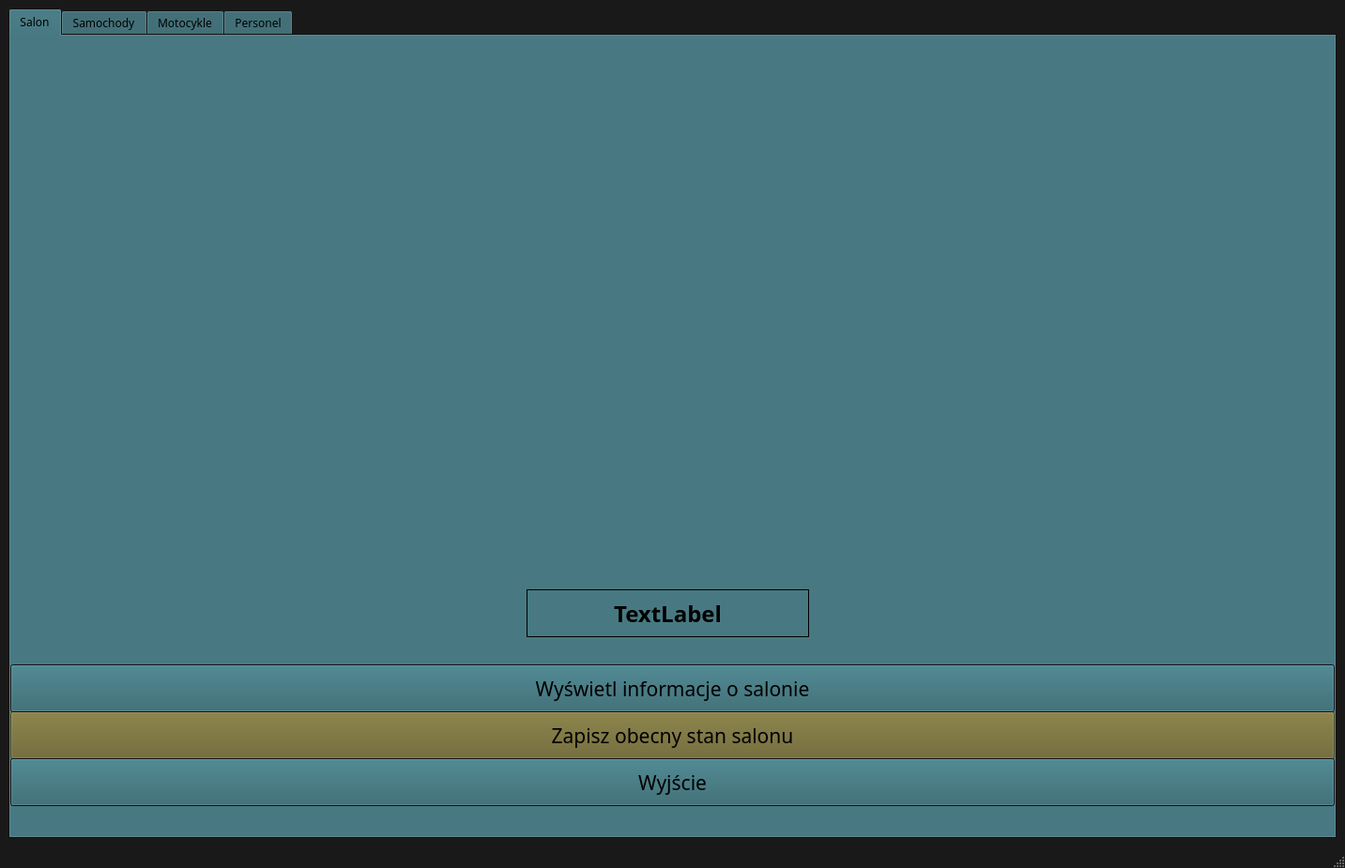
<?xml version="1.0" encoding="UTF-8"?>
<ui version="4.0">
 <class>MainWindow</class>
 <widget class="QMainWindow" name="MainWindow">
  <property name="geometry">
   <rect>
    <x>0</x>
    <y>0</y>
    <width>1433</width>
    <height>925</height>
   </rect>
  </property>
  <property name="maximumSize">
   <size>
    <width>1920</width>
    <height>1080</height>
   </size>
  </property>
  <property name="palette">
   <palette>
    <active>
     <colorrole role="Button">
      <brush brushstyle="SolidPattern">
       <color alpha="255">
        <red>43</red>
        <green>98</green>
        <blue>108</blue>
       </color>
      </brush>
     </colorrole>
     <colorrole role="Light">
      <brush brushstyle="SolidPattern">
       <color alpha="255">
        <red>32</red>
        <green>79</green>
        <blue>89</blue>
       </color>
      </brush>
     </colorrole>
     <colorrole role="Midlight">
      <brush brushstyle="SolidPattern">
       <color alpha="255">
        <red>24</red>
        <green>63</green>
        <blue>72</blue>
       </color>
      </brush>
     </colorrole>
     <colorrole role="Base">
      <brush brushstyle="SolidPattern">
       <color alpha="255">
        <red>25</red>
        <green>25</green>
        <blue>25</blue>
       </color>
      </brush>
     </colorrole>
     <colorrole role="Window">
      <brush brushstyle="SolidPattern">
       <color alpha="255">
        <red>25</red>
        <green>25</green>
        <blue>25</blue>
       </color>
      </brush>
     </colorrole>
    </active>
    <inactive>
     <colorrole role="Button">
      <brush brushstyle="SolidPattern">
       <color alpha="255">
        <red>43</red>
        <green>98</green>
        <blue>108</blue>
       </color>
      </brush>
     </colorrole>
     <colorrole role="Light">
      <brush brushstyle="SolidPattern">
       <color alpha="255">
        <red>32</red>
        <green>79</green>
        <blue>89</blue>
       </color>
      </brush>
     </colorrole>
     <colorrole role="Midlight">
      <brush brushstyle="SolidPattern">
       <color alpha="255">
        <red>24</red>
        <green>63</green>
        <blue>72</blue>
       </color>
      </brush>
     </colorrole>
     <colorrole role="Base">
      <brush brushstyle="SolidPattern">
       <color alpha="255">
        <red>25</red>
        <green>25</green>
        <blue>25</blue>
       </color>
      </brush>
     </colorrole>
     <colorrole role="Window">
      <brush brushstyle="SolidPattern">
       <color alpha="255">
        <red>25</red>
        <green>25</green>
        <blue>25</blue>
       </color>
      </brush>
     </colorrole>
    </inactive>
    <disabled>
     <colorrole role="Button">
      <brush brushstyle="SolidPattern">
       <color alpha="255">
        <red>43</red>
        <green>98</green>
        <blue>108</blue>
       </color>
      </brush>
     </colorrole>
     <colorrole role="Light">
      <brush brushstyle="SolidPattern">
       <color alpha="255">
        <red>32</red>
        <green>79</green>
        <blue>89</blue>
       </color>
      </brush>
     </colorrole>
     <colorrole role="Midlight">
      <brush brushstyle="SolidPattern">
       <color alpha="255">
        <red>24</red>
        <green>63</green>
        <blue>72</blue>
       </color>
      </brush>
     </colorrole>
     <colorrole role="Base">
      <brush brushstyle="SolidPattern">
       <color alpha="255">
        <red>25</red>
        <green>25</green>
        <blue>25</blue>
       </color>
      </brush>
     </colorrole>
     <colorrole role="Window">
      <brush brushstyle="SolidPattern">
       <color alpha="255">
        <red>25</red>
        <green>25</green>
        <blue>25</blue>
       </color>
      </brush>
     </colorrole>
    </disabled>
   </palette>
  </property>
  <property name="font">
   <font>
    <family>Avenir Next</family>
   </font>
  </property>
  <property name="windowTitle">
   <string>BMW Dealer Manager</string>
  </property>
  <property name="autoFillBackground">
   <bool>true</bool>
  </property>
  <widget class="QWidget" name="centralwidget">
   <layout class="QGridLayout" name="gridLayout">
    <item row="0" column="0">
     <layout class="QVBoxLayout" name="verticalLayout_2">
      <item>
       <widget class="QTabWidget" name="tabWidget">
        <property name="palette">
         <palette>
          <active>
           <colorrole role="Highlight">
            <brush brushstyle="SolidPattern">
             <color alpha="171">
              <red>28</red>
              <green>114</green>
              <blue>202</blue>
             </color>
            </brush>
           </colorrole>
          </active>
          <inactive>
           <colorrole role="Highlight">
            <brush brushstyle="SolidPattern">
             <color alpha="171">
              <red>28</red>
              <green>114</green>
              <blue>202</blue>
             </color>
            </brush>
           </colorrole>
          </inactive>
          <disabled>
           <colorrole role="Highlight">
            <brush brushstyle="SolidPattern">
             <color alpha="170">
              <red>31</red>
              <green>117</green>
              <blue>204</blue>
             </color>
            </brush>
           </colorrole>
          </disabled>
         </palette>
        </property>
        <property name="font">
         <font>
          <family>Avenir Next</family>
         </font>
        </property>
        <property name="tabPosition">
         <enum>QTabWidget::North</enum>
        </property>
        <property name="tabShape">
         <enum>QTabWidget::Rounded</enum>
        </property>
        <property name="currentIndex">
         <number>0</number>
        </property>
        <property name="iconSize">
         <size>
          <width>18</width>
          <height>18</height>
         </size>
        </property>
        <property name="elideMode">
         <enum>Qt::ElideMiddle</enum>
        </property>
        <property name="movable">
         <bool>false</bool>
        </property>
        <widget class="QWidget" name="tab_5">
         <attribute name="title">
          <string>Salon</string>
         </attribute>
         <widget class="QPushButton" name="Savetofile">
          <property name="geometry">
           <rect>
            <x>0</x>
            <y>720</y>
            <width>1411</width>
            <height>51</height>
           </rect>
          </property>
          <property name="palette">
           <palette>
            <active>
             <colorrole role="Button">
              <brush brushstyle="SolidPattern">
               <color alpha="255">
                <red>104</red>
                <green>96</green>
                <blue>40</blue>
               </color>
              </brush>
             </colorrole>
             <colorrole role="Base">
              <brush brushstyle="SolidPattern">
               <color alpha="255">
                <red>104</red>
                <green>96</green>
                <blue>40</blue>
               </color>
              </brush>
             </colorrole>
             <colorrole role="Window">
              <brush brushstyle="SolidPattern">
               <color alpha="255">
                <red>104</red>
                <green>96</green>
                <blue>40</blue>
               </color>
              </brush>
             </colorrole>
             <colorrole role="Highlight">
              <brush brushstyle="SolidPattern">
               <color alpha="255">
                <red>25</red>
                <green>25</green>
                <blue>25</blue>
               </color>
              </brush>
             </colorrole>
             <colorrole role="AlternateBase">
              <brush brushstyle="SolidPattern">
               <color alpha="255">
                <red>0</red>
                <green>0</green>
                <blue>255</blue>
               </color>
              </brush>
             </colorrole>
             <colorrole role="NoRole">
              <brush brushstyle="SolidPattern">
               <color alpha="255">
                <red>33</red>
                <green>255</green>
                <blue>6</blue>
               </color>
              </brush>
             </colorrole>
            </active>
            <inactive>
             <colorrole role="Button">
              <brush brushstyle="SolidPattern">
               <color alpha="255">
                <red>104</red>
                <green>96</green>
                <blue>40</blue>
               </color>
              </brush>
             </colorrole>
             <colorrole role="Base">
              <brush brushstyle="SolidPattern">
               <color alpha="255">
                <red>104</red>
                <green>96</green>
                <blue>40</blue>
               </color>
              </brush>
             </colorrole>
             <colorrole role="Window">
              <brush brushstyle="SolidPattern">
               <color alpha="255">
                <red>104</red>
                <green>96</green>
                <blue>40</blue>
               </color>
              </brush>
             </colorrole>
             <colorrole role="Highlight">
              <brush brushstyle="SolidPattern">
               <color alpha="255">
                <red>25</red>
                <green>25</green>
                <blue>25</blue>
               </color>
              </brush>
             </colorrole>
             <colorrole role="AlternateBase">
              <brush brushstyle="SolidPattern">
               <color alpha="255">
                <red>0</red>
                <green>0</green>
                <blue>255</blue>
               </color>
              </brush>
             </colorrole>
             <colorrole role="NoRole">
              <brush brushstyle="SolidPattern">
               <color alpha="255">
                <red>33</red>
                <green>255</green>
                <blue>6</blue>
               </color>
              </brush>
             </colorrole>
            </inactive>
            <disabled>
             <colorrole role="Button">
              <brush brushstyle="SolidPattern">
               <color alpha="255">
                <red>104</red>
                <green>96</green>
                <blue>40</blue>
               </color>
              </brush>
             </colorrole>
             <colorrole role="Base">
              <brush brushstyle="SolidPattern">
               <color alpha="255">
                <red>104</red>
                <green>96</green>
                <blue>40</blue>
               </color>
              </brush>
             </colorrole>
             <colorrole role="Window">
              <brush brushstyle="SolidPattern">
               <color alpha="255">
                <red>104</red>
                <green>96</green>
                <blue>40</blue>
               </color>
              </brush>
             </colorrole>
             <colorrole role="Highlight">
              <brush brushstyle="SolidPattern">
               <color alpha="170">
                <red>31</red>
                <green>117</green>
                <blue>204</blue>
               </color>
              </brush>
             </colorrole>
             <colorrole role="AlternateBase">
              <brush brushstyle="SolidPattern">
               <color alpha="255">
                <red>0</red>
                <green>0</green>
                <blue>255</blue>
               </color>
              </brush>
             </colorrole>
             <colorrole role="NoRole">
              <brush brushstyle="SolidPattern">
               <color alpha="255">
                <red>33</red>
                <green>255</green>
                <blue>6</blue>
               </color>
              </brush>
             </colorrole>
            </disabled>
           </palette>
          </property>
          <property name="font">
           <font>
            <family>Avenir</family>
            <pointsize>16</pointsize>
           </font>
          </property>
          <property name="styleSheet">
           <string notr="true"/>
          </property>
          <property name="text">
           <string>Zapisz obecny stan salonu</string>
          </property>
         </widget>
         <widget class="QLabel" name="label_3">
          <property name="geometry">
           <rect>
            <x>10</x>
            <y>10</y>
            <width>1361</width>
            <height>551</height>
           </rect>
          </property>
          <property name="text">
           <string/>
          </property>
          <property name="pixmap">
           <pixmap resource="pics.qrc">:/Resources/image2.jpg</pixmap>
          </property>
          <property name="scaledContents">
           <bool>true</bool>
          </property>
         </widget>
         <widget class="QPushButton" name="Wyjscie">
          <property name="geometry">
           <rect>
            <x>0</x>
            <y>770</y>
            <width>1411</width>
            <height>51</height>
           </rect>
          </property>
          <property name="font">
           <font>
            <family>Avenir</family>
            <pointsize>16</pointsize>
           </font>
          </property>
          <property name="styleSheet">
           <string notr="true"/>
          </property>
          <property name="text">
           <string>Wyjście</string>
          </property>
         </widget>
         <widget class="QLabel" name="stanKontsa">
          <property name="geometry">
           <rect>
            <x>550</x>
            <y>590</y>
            <width>301</width>
            <height>51</height>
           </rect>
          </property>
          <property name="font">
           <font>
            <family>Avenir</family>
            <pointsize>18</pointsize>
            <weight>75</weight>
            <bold>true</bold>
           </font>
          </property>
          <property name="cursor">
           <cursorShape>ArrowCursor</cursorShape>
          </property>
          <property name="autoFillBackground">
           <bool>false</bool>
          </property>
          <property name="frameShape">
           <enum>QFrame::Box</enum>
          </property>
          <property name="frameShadow">
           <enum>QFrame::Plain</enum>
          </property>
          <property name="text">
           <string>TextLabel</string>
          </property>
          <property name="alignment">
           <set>Qt::AlignCenter</set>
          </property>
         </widget>
         <widget class="QPushButton" name="SalonInfo">
          <property name="geometry">
           <rect>
            <x>0</x>
            <y>670</y>
            <width>1411</width>
            <height>51</height>
           </rect>
          </property>
          <property name="font">
           <font>
            <family>Avenir</family>
            <pointsize>16</pointsize>
           </font>
          </property>
          <property name="styleSheet">
           <string notr="true"/>
          </property>
          <property name="text">
           <string>Wyświetl informacje o salonie</string>
          </property>
         </widget>
        </widget>
        <widget class="QWidget" name="tab_6">
         <attribute name="title">
          <string>Samochody</string>
         </attribute>
         <widget class="QPushButton" name="Sprzedaj_Auto">
          <property name="geometry">
           <rect>
            <x>0</x>
            <y>770</y>
            <width>1391</width>
            <height>51</height>
           </rect>
          </property>
          <property name="font">
           <font>
            <family>Avenir</family>
            <pointsize>15</pointsize>
           </font>
          </property>
          <property name="text">
           <string>Sprzedaj samochód</string>
          </property>
         </widget>
         <widget class="QPushButton" name="Posiadane_samochodu">
          <property name="geometry">
           <rect>
            <x>0</x>
            <y>670</y>
            <width>1391</width>
            <height>51</height>
           </rect>
          </property>
          <property name="font">
           <font>
            <family>Avenir</family>
            <pointsize>15</pointsize>
           </font>
          </property>
          <property name="text">
           <string>Posiadane samochody</string>
          </property>
         </widget>
         <widget class="QPushButton" name="Dodaj_samochod">
          <property name="geometry">
           <rect>
            <x>0</x>
            <y>720</y>
            <width>1391</width>
            <height>51</height>
           </rect>
          </property>
          <property name="font">
           <font>
            <family>Avenir</family>
            <pointsize>15</pointsize>
           </font>
          </property>
          <property name="text">
           <string>Kup Samochód</string>
          </property>
         </widget>
         <widget class="QLabel" name="label">
          <property name="geometry">
           <rect>
            <x>90</x>
            <y>10</y>
            <width>1201</width>
            <height>651</height>
           </rect>
          </property>
          <property name="text">
           <string/>
          </property>
          <property name="pixmap">
           <pixmap resource="pics.qrc">:/Resources/image3.jpg</pixmap>
          </property>
          <property name="scaledContents">
           <bool>true</bool>
          </property>
         </widget>
         <widget class="QLabel" name="stanKontsa_2">
          <property name="geometry">
           <rect>
            <x>980</x>
            <y>600</y>
            <width>301</width>
            <height>51</height>
           </rect>
          </property>
          <property name="font">
           <font>
            <family>Avenir</family>
            <pointsize>18</pointsize>
            <weight>50</weight>
            <bold>false</bold>
           </font>
          </property>
          <property name="cursor">
           <cursorShape>ArrowCursor</cursorShape>
          </property>
          <property name="autoFillBackground">
           <bool>false</bool>
          </property>
          <property name="styleSheet">
           <string notr="true">color: rgb(0, 0, 0);</string>
          </property>
          <property name="frameShape">
           <enum>QFrame::Box</enum>
          </property>
          <property name="frameShadow">
           <enum>QFrame::Plain</enum>
          </property>
          <property name="text">
           <string>TextLabel</string>
          </property>
          <property name="alignment">
           <set>Qt::AlignCenter</set>
          </property>
         </widget>
        </widget>
        <widget class="QWidget" name="tab_7">
         <attribute name="title">
          <string>Motocykle</string>
         </attribute>
         <widget class="QPushButton" name="Posiadane_motocykle">
          <property name="geometry">
           <rect>
            <x>0</x>
            <y>680</y>
            <width>1391</width>
            <height>41</height>
           </rect>
          </property>
          <property name="font">
           <font>
            <family>Avenir</family>
            <pointsize>15</pointsize>
           </font>
          </property>
          <property name="text">
           <string>Posiadane motocykle</string>
          </property>
         </widget>
         <widget class="QPushButton" name="pushButton">
          <property name="geometry">
           <rect>
            <x>0</x>
            <y>720</y>
            <width>1391</width>
            <height>41</height>
           </rect>
          </property>
          <property name="font">
           <font>
            <family>Avenir</family>
            <pointsize>15</pointsize>
           </font>
          </property>
          <property name="text">
           <string>Kup motocykl</string>
          </property>
         </widget>
         <widget class="QPushButton" name="SprzedajMotocykl">
          <property name="geometry">
           <rect>
            <x>0</x>
            <y>760</y>
            <width>1391</width>
            <height>41</height>
           </rect>
          </property>
          <property name="font">
           <font>
            <family>Avenir Next</family>
            <pointsize>15</pointsize>
           </font>
          </property>
          <property name="text">
           <string>Sprzedaj motocykl</string>
          </property>
         </widget>
         <widget class="QLabel" name="label_2">
          <property name="geometry">
           <rect>
            <x>130</x>
            <y>10</y>
            <width>1141</width>
            <height>661</height>
           </rect>
          </property>
          <property name="text">
           <string/>
          </property>
          <property name="pixmap">
           <pixmap resource="pics.qrc">:/Resources/image4.jpg</pixmap>
          </property>
          <property name="scaledContents">
           <bool>true</bool>
          </property>
         </widget>
         <widget class="QLabel" name="stanKontsa_3">
          <property name="geometry">
           <rect>
            <x>140</x>
            <y>610</y>
            <width>301</width>
            <height>51</height>
           </rect>
          </property>
          <property name="font">
           <font>
            <family>Avenir</family>
            <pointsize>18</pointsize>
            <weight>50</weight>
            <bold>false</bold>
           </font>
          </property>
          <property name="cursor">
           <cursorShape>ArrowCursor</cursorShape>
          </property>
          <property name="autoFillBackground">
           <bool>false</bool>
          </property>
          <property name="styleSheet">
           <string notr="true">color: rgb(0, 0, 0);</string>
          </property>
          <property name="frameShape">
           <enum>QFrame::Box</enum>
          </property>
          <property name="frameShadow">
           <enum>QFrame::Plain</enum>
          </property>
          <property name="text">
           <string>TextLabel</string>
          </property>
          <property name="alignment">
           <set>Qt::AlignCenter</set>
          </property>
         </widget>
        </widget>
        <widget class="QWidget" name="Personnel_tab">
         <attribute name="title">
          <string>Personel</string>
         </attribute>
         <widget class="QPushButton" name="Zatrudnieni_pracownicy">
          <property name="geometry">
           <rect>
            <x>10</x>
            <y>670</y>
            <width>1391</width>
            <height>51</height>
           </rect>
          </property>
          <property name="font">
           <font>
            <family>Avenir</family>
            <pointsize>15</pointsize>
           </font>
          </property>
          <property name="text">
           <string>Zatrudnieni pracownicy</string>
          </property>
         </widget>
         <widget class="QPushButton" name="Zatrudnij_nowego">
          <property name="geometry">
           <rect>
            <x>10</x>
            <y>720</y>
            <width>1391</width>
            <height>51</height>
           </rect>
          </property>
          <property name="font">
           <font>
            <family>Avenir</family>
            <pointsize>15</pointsize>
           </font>
          </property>
          <property name="text">
           <string>Zatrudnij nowego pracownika</string>
          </property>
         </widget>
         <widget class="QPushButton" name="Zwolnij_pracownika">
          <property name="geometry">
           <rect>
            <x>9</x>
            <y>771</y>
            <width>1391</width>
            <height>51</height>
           </rect>
          </property>
          <property name="font">
           <font>
            <family>Avenir</family>
            <pointsize>15</pointsize>
           </font>
          </property>
          <property name="text">
           <string>Zwolnij pracownika</string>
          </property>
         </widget>
         <widget class="QLabel" name="label_4">
          <property name="geometry">
           <rect>
            <x>114</x>
            <y>10</y>
            <width>1201</width>
            <height>533</height>
           </rect>
          </property>
          <property name="text">
           <string/>
          </property>
          <property name="pixmap">
           <pixmap resource="pics.qrc">:/Resources/image5.jpg</pixmap>
          </property>
          <property name="scaledContents">
           <bool>true</bool>
          </property>
         </widget>
        </widget>
       </widget>
      </item>
     </layout>
    </item>
   </layout>
  </widget>
  <widget class="QMenuBar" name="menubar">
   <property name="geometry">
    <rect>
     <x>0</x>
     <y>0</y>
     <width>1433</width>
     <height>23</height>
    </rect>
   </property>
  </widget>
  <widget class="QStatusBar" name="statusbar"/>
 </widget>
 <resources>
  <include location="pics.qrc"/>
 </resources>
 <connections/>
</ui>
